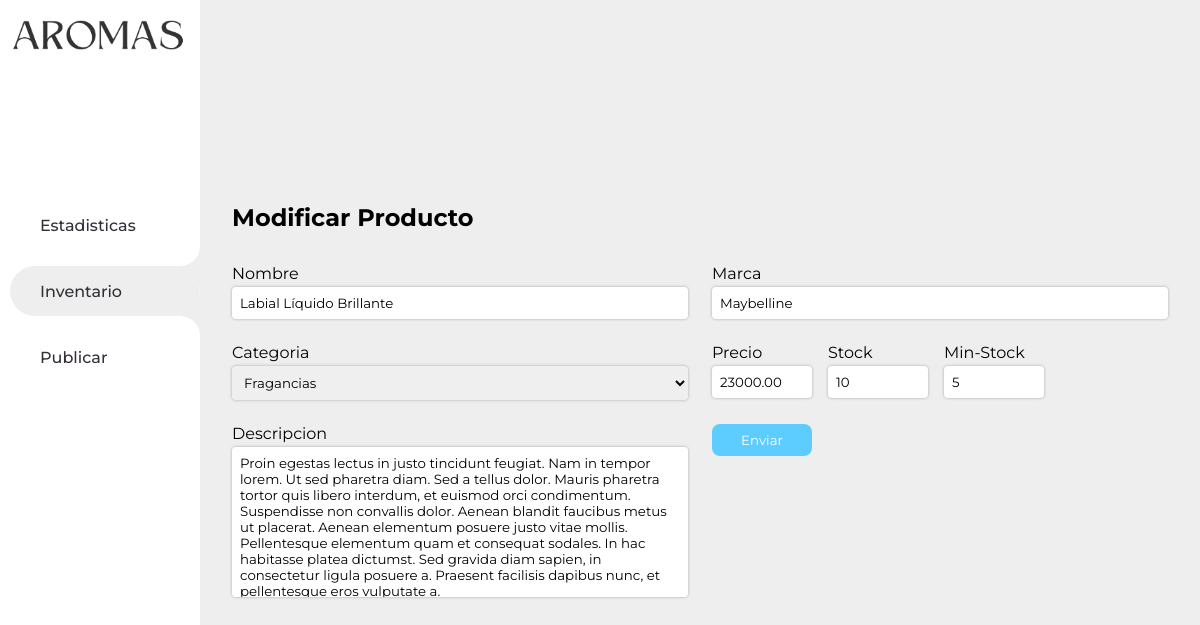
/php/admin_folder/modificar_admin.php?id=17, run on an earlier commit of the app's database.
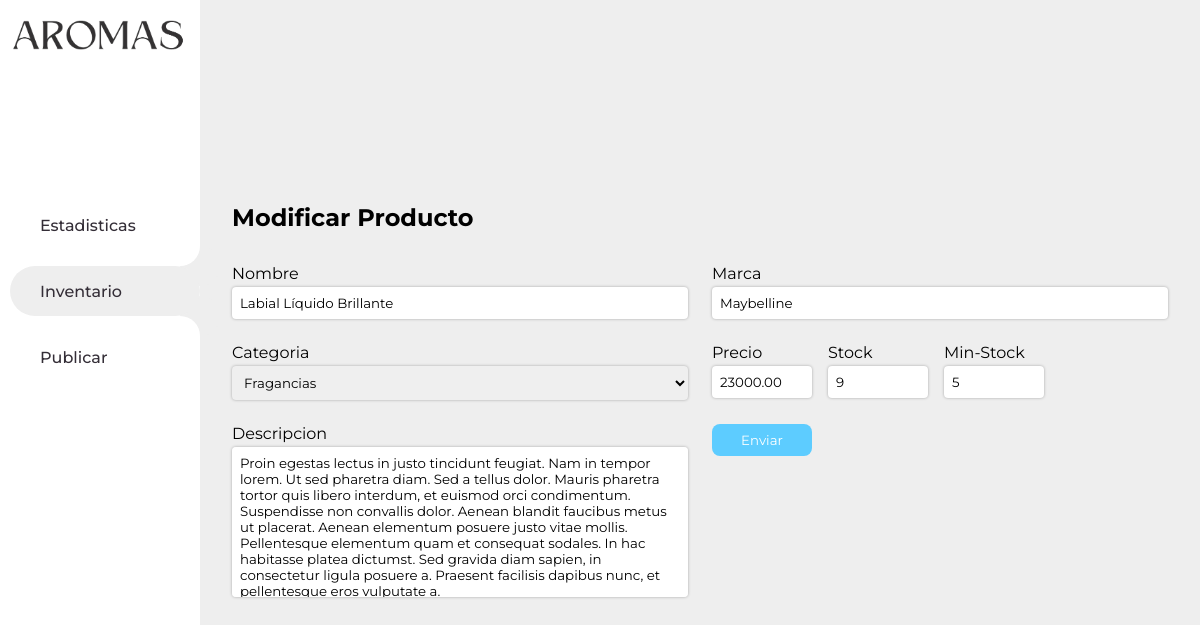
And on a later commit of the database.
### tables this page shows
CREATE TABLE `productos` (
  `id` int(11) NOT NULL,
  `nombre` varchar(40) DEFAULT NULL,
  `marca` varchar(30) NOT NULL,
  `precio` decimal(10,2) DEFAULT NULL,
  `imagen_url` varchar(255) DEFAULT NULL,
  `categoria` varchar(30) DEFAULT NULL,
  `stock` int(11) DEFAULT NULL,
  `min_stock` int(11) NOT NULL,
  `descripcion` text DEFAULT NULL,
  `fecha_agregado` timestamp NOT NULL DEFAULT current_timestamp()
);

### php/admin_folder/modificar_admin.php (the view, shortened to what this page needs)
<!DOCTYPE html>
<html lang="en">
<head>
    <link rel="stylesheet" href="../../css/admin_style/modificar_admin.css?v=<?php echo time(); ?>" />
    <link href="https://cdn.jsdelivr.net/npm/remixicon@4.3.0/fonts/remixicon.css" rel="stylesheet"/>
</head>
<body>
<aside>
    <div class="container-admin">
    <a href="../index.php" class="logo"><img src="../../media/Aromas_sf.png" alt="" width="175px"></a>
            <ul class="menu">
                <li><a href="admin.php"><span>Estadisticas</span></li>
                <li  class="active"><a href="inventario_admin.php"><span>Inventario</span></a></li>
                <li><a href="publicar_admin.php"><span>Publicar</span></a></li>
            </ul>
    </div>
</aside>
    <section class="secciones" id="modificar-section">
    <div class="publicar_todo">
        <div class="publicar_texto">
            <h2>Modificar Producto</h2>
        </div>
        <form  class="container_input" id="upload-form" action="modificar_producto.php" method="POST" enctype="multipart/form-data">
            <?php
            include '../db.php';
            $id = $_REQUEST['id'];
            $sql = "SELECT * FROM productos WHERE id = '$id'";
            $result = $conn->query($sql);
            if ($result->num_rows > 0) {
                $row = $result->fetch_assoc();
                $nombre = $row['nombre'];
                $marca = $row['marca'];
                $precio = $row['precio'];
                $stock = $row['stock'];
                $min_stock = $row['min_stock'];
                $descripcion = $row['descripcion'];
                $categoria = $row['categoria'];
            }
            ?>
            <div  class="input_label">
                <label>Nombre</label>
                <input type="text" name="nombre"  value="<?php echo $nombre; ?>">
            </div>
            <div class="input_label">
                <label>Marca</label>
                <input type="text" name="marca"  value="<?php echo $marca; ?>">
            </div>
            <div class="input_label">
                <label>Categoria</label>
                <select name="categoria" id=""  autofocus="<?php echo $categoria; ?>">
                    <option value="Fragancias" <?php if ($categoria === "Fragancias") echo 'selected'; ?>>Fragancias</option>
                </select>
            </div>
            <div class="container_input_number">
                <div class="input_label">
                    <label>Precio</label>
                    <input class="input_number" type="number" min="0" name="precio" value="<?php echo htmlspecialchars($precio,0); ?>">
                </div>
                <div class="input_label">
                    <label>Stock</label>
                    <input class="input_number" type="number" min="0" name="stock"  value="<?php echo $stock; ?>">
                </div>
                <div class="input_label">
                    <label>Min-Stock</label>
                    <input class="input_number" type="number" min="0" name="min_stock" value="<?php echo $min_stock; ?>">
                </div>
            </div>
            <div class="input_label">
                <label>Descripcion</label>
                <textarea name="descripcion"><?php echo htmlspecialchars($descripcion) ?></textarea>
            </div>
            <button id="submit-btn" type="submit">Enviar</button>
        </form>
    </div>
    </section>
</body>
</html>

What changed in the data, as far as the page shows it:
changed productos "Labial Líquido Brillante": stock "10" → "9"
